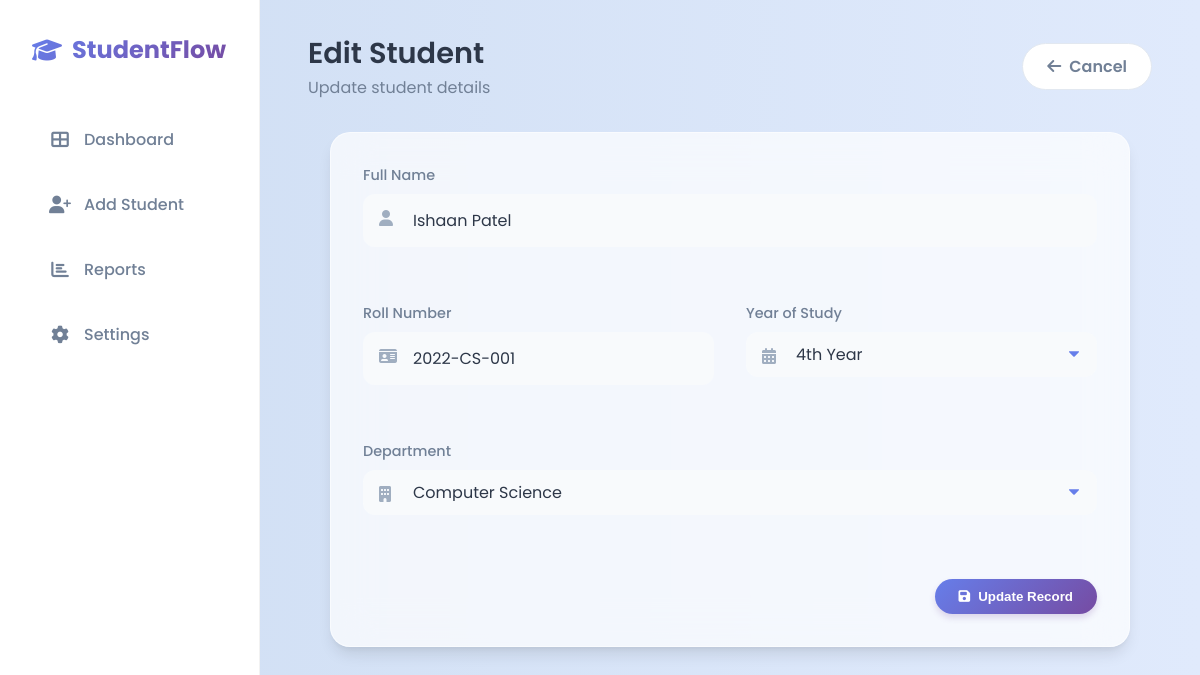
Screenshot of /edit/1 with the database file from the repository.
### tables this page shows
CREATE TABLE students (
            id INTEGER PRIMARY KEY AUTOINCREMENT,
            name TEXT NOT NULL,
            roll_no TEXT UNIQUE NOT NULL,
            department TEXT NOT NULL,
            year INTEGER NOT NULL
        );

### app.py (the view, shortened to what this page needs)
@app.route('/edit/<int:id>', methods=['GET', 'POST'])
def edit_student(id):
    conn = sqlite3.connect(DB_NAME)
    cursor = conn.cursor()
    cursor.execute("SELECT * FROM students WHERE id=?", (id,))
    student = cursor.fetchone()
    conn.close()
    if student:
        return render_template('edit.html', student=student)
    else:
        flash("Student not found.", "error")
        return redirect(url_for('index'))

### templates/edit.html (shortened to what this page needs)
{% extends 'base.html' %}
{% block content %}
<div class="page-header">
    <div>
        <h2 class="page-title">Edit Student</h2>
        <p style="color: var(--text-secondary);">Update student details</p>
    </div>
    <a href="{{ url_for('index') }}" class="btn"
        style="background: white; color: var(--text-secondary); box-shadow: none; border: 1px solid #e2e8f0;">
        <i class="fas fa-arrow-left"></i> Cancel
    </a>
</div>
<div class="glass-panel" style="max-width: 800px; margin: 0 auto;">
    <form action="{{ url_for('edit_student', id=student[0]) }}" method="POST">
        <div style="display: grid; grid-template-columns: 1fr 1fr; gap: 2rem;">
            <div class="form-group" style="grid-column: span 2;">
                <label for="name" class="form-label">Full Name</label>
                <div style="position: relative;">
                    <i class="fas fa-user" style="position: absolute; left: 16px; top: 16px; color: #a0aec0;"></i>
                    <input type="text" id="name" name="name" class="form-input" style="padding-left: 48px;"
                        value="{{ student[1] }}" required>
                </div>
            </div>
            <div class="form-group">
                <label for="roll_no" class="form-label">Roll Number</label>
                <div style="position: relative;">
                    <i class="fas fa-id-card" style="position: absolute; left: 16px; top: 16px; color: #a0aec0;"></i>
                    <input type="text" id="roll_no" name="roll_no" class="form-input" style="padding-left: 48px;"
                        value="{{ student[2] }}" required>
                </div>
            </div>
            <div class="form-group">
                <label for="year" class="form-label">Year of Study</label>
                <div style="position: relative;">
                    <i class="fas fa-calendar-alt"
                        style="position: absolute; left: 16px; top: 16px; color: #a0aec0;"></i>
                    <select id="year" name="year" class="form-input form-select" style="padding-left: 48px;" required>
                        <option value="4" {% if student[4]==4 %}selected{% endif %}>4th Year</option>
                    </select>
                </div>
            </div>
            <div class="form-group" style="grid-column: span 2;">
                <label for="department" class="form-label">Department</label>
                <div style="position: relative;">
                    <i class="fas fa-building" style="position: absolute; left: 16px; top: 16px; color: #a0aec0;"></i>
                    <select id="department" name="department" class="form-input form-select" style="padding-left: 48px;"
                        required>
                        <option value="Computer Science" {% if student[3]=='Computer Science' %}selected{% endif %}>
                            Computer Science</option>
                    </select>
                </div>
            </div>
        </div>
        <div style="margin-top: 2.5rem; text-align: right;">
            <button type="submit" class="btn">
                <i class="fas fa-save"></i> Update Record
            </button>
        </div>
    </form>
</div>
{% endblock %}

### static/style.css (style rules this page uses)
:root { --primary-gradient: linear-gradient(135deg, #667eea 0%, #764ba2 100%); --secondary-gradient: linear-gradient(135deg, #FF6B6B 0%, #d83d3d 100%); --bg-gradient: linear-gradient(135deg, #f5f7fa 0%, #c3cfe2 100%); --glass-bg: rgba(255, 255, 255, 0.7); --glass-border: rgba(255, 255, 255, 0.5); --text-primary: #2d3748; --text-secondary: #718096; --shadow-lg: 0 10px 15px -3px rgba(0, 0, 0, 0.1), 0 4px 6px -2px rgba(0, 0, 0, 0.05); --sidebar-width: 260px; }
* { box-sizing: border-box; margin: 0; padding: 0; }
body { font-family: 'Poppins', sans-serif; background: #e0eafc; background: -webkit-linear-gradient(to right, #cfdef3, #e0eafc); background: linear-gradient(to right, #cfdef3, #e0eafc); color: var(--text-primary); min-height: 100vh; overflow-x: hidden; }
.glass-panel { background: var(--glass-bg); backdrop-filter: blur(20px); -webkit-backdrop-filter: blur(20px); border: 1px solid var(--glass-border); border-radius: 20px; box-shadow: var(--shadow-lg); padding: 2rem; margin-bottom: 2rem; }
.page-header { margin-bottom: 2rem; display: flex; justify-content: space-between; align-items: center; }
.page-title { font-size: 1.8rem; font-weight: 600; color: var(--text-primary); }
.btn { display: inline-flex; align-items: center; gap: 8px; padding: 10px 24px; background: var(--primary-gradient); color: white; border: none; border-radius: 50px; font-weight: 600; text-decoration: none; cursor: pointer; transition: transform 0.2s, box-shadow 0.2s; box-shadow: 0 4px 6px rgba(118, 75, 162, 0.2); }
.form-group { margin-bottom: 1.5rem; }
.form-label { display: block; margin-bottom: 0.5rem; color: var(--text-secondary); font-size: 0.9rem; font-weight: 500; }
.form-input { width: 100%; padding: 12px 16px; border: 2px solid transparent; background: #f8fafc; border-radius: 12px; font-family: inherit; font-size: 1rem; color: var(--text-primary); transition: all 0.3s; }
.form-select { appearance: none; background-repeat: no-repeat; background-position: right 1rem center; background-size: 0.65em; }

### rows the page displays
students: name "Ishaan Patel", roll_no "2022-CS-001", year "4th Year", department "Computer Science"
